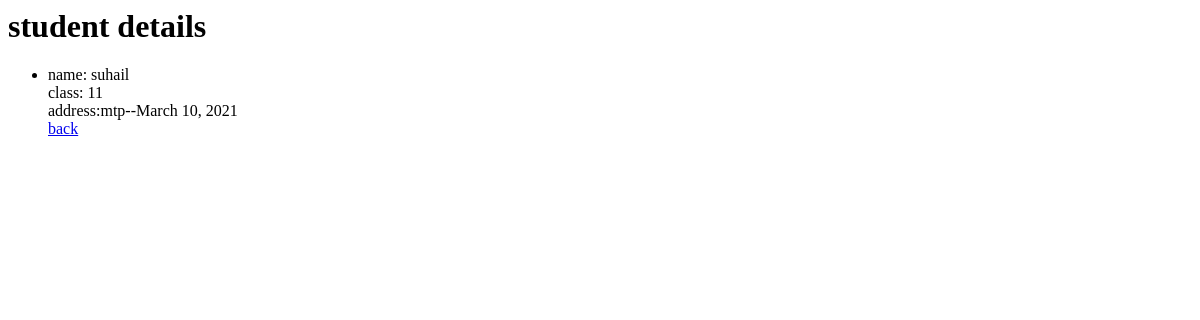
Page /details/5 (signed in) on the earlier database version.
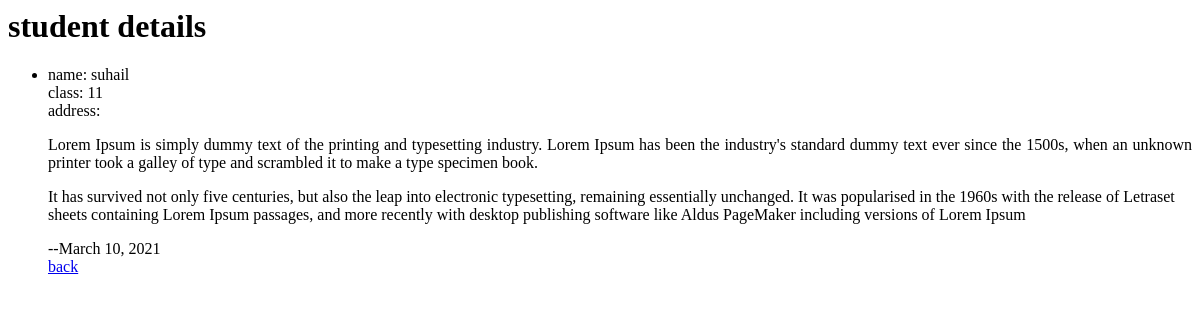
Same page on the later database version.
### firstapp/models.py (models this page shows, shortened)
class student(models.Model):
    name=models.CharField(max_length=100)
    standard=models.CharField(max_length=100)
    address=models.TextField(max_length=1600)
    update_date=models.DateField(auto_now_add=True)

### firstapp/views.py (the view)
# urls.py: path('details/<int:pk>',studentdetailview.as_view(),name='detail'),
class studentdetailview(DetailView):
    model = student
    template_name='studentdetail.html'

### templates/studentdetail.html
{% if user.is_authenticated %}
   <h1>student details</h1>
   <ul>
   <li>
      name: {{ object.name }}<br>
      class: {{ object.standard }}<br>
   address:{{object.address | safe}}--{{ object.update_date }}<br>
   <a href={% url 'home' %}>back</a>
   </li>
   </ul>
{% else %}
   <h4>you are not logged in to view this page </h4>
   <h3> <a href={% url 'login' %}>login</a></h3>
{% endif %}

Differences in the rows shown:
changed student "suhail": address "mtp" → "Lorem Ipsum is simply dummy text of the printing and typesetting industry. Lorem Ipsum has been the industry's standard dummy text ever since the 1500s, when an unknown printer took a galley of type and scrambled it to make a type specimen book. It has survived not only five centuries, but also the leap into electronic typesetting, remaining essentially unchanged. It was popularised in the 1960s with the release of Letraset sheets containing Lorem Ipsum passages, and more recently with desktop publishing software like Aldus PageMaker including versions of Lorem Ipsum"
